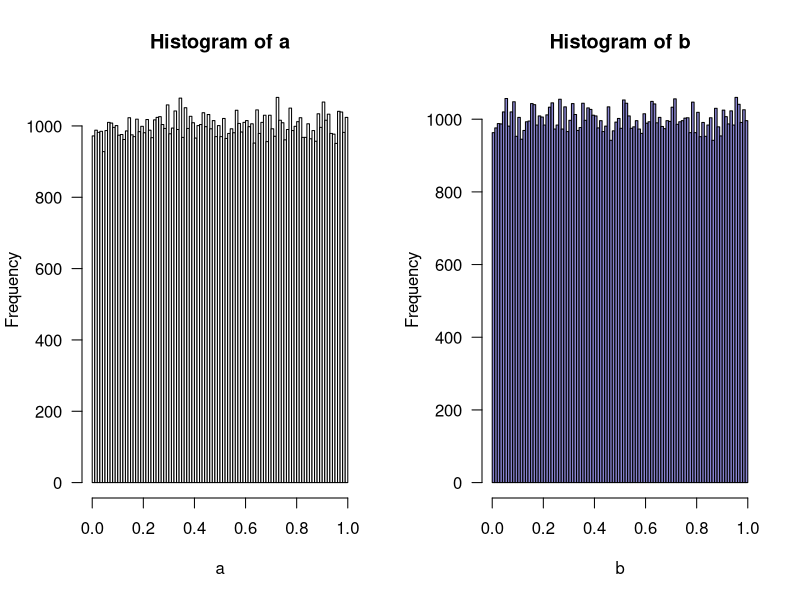
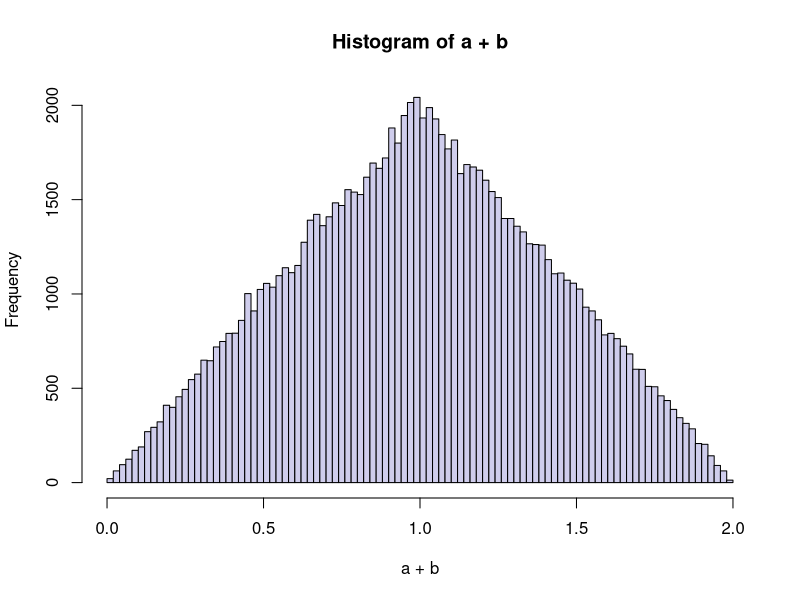
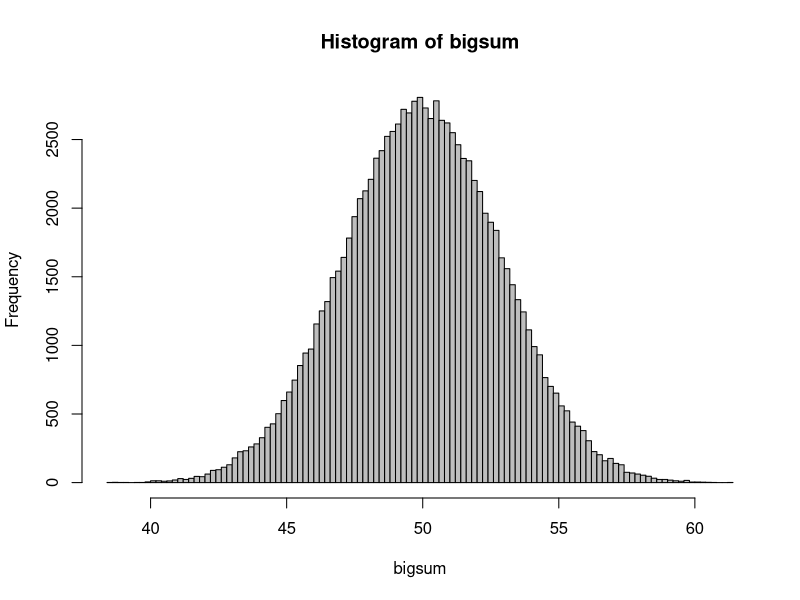
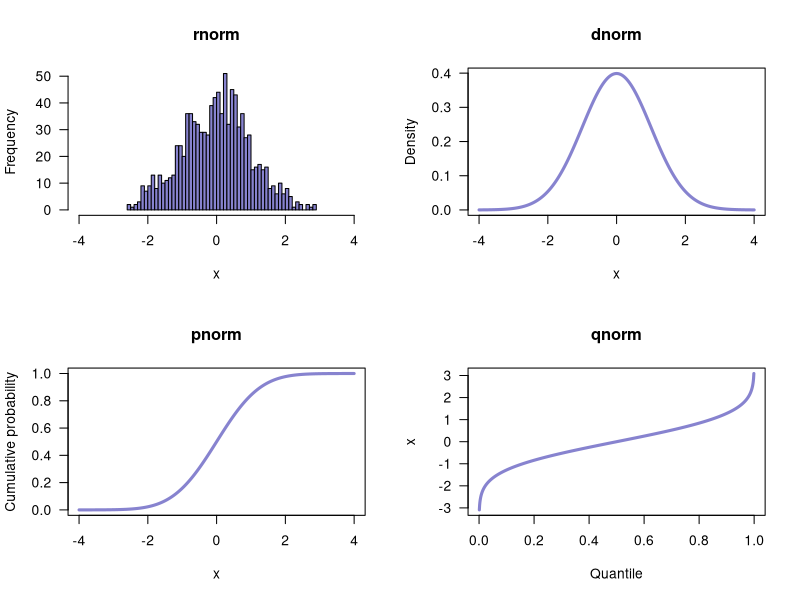
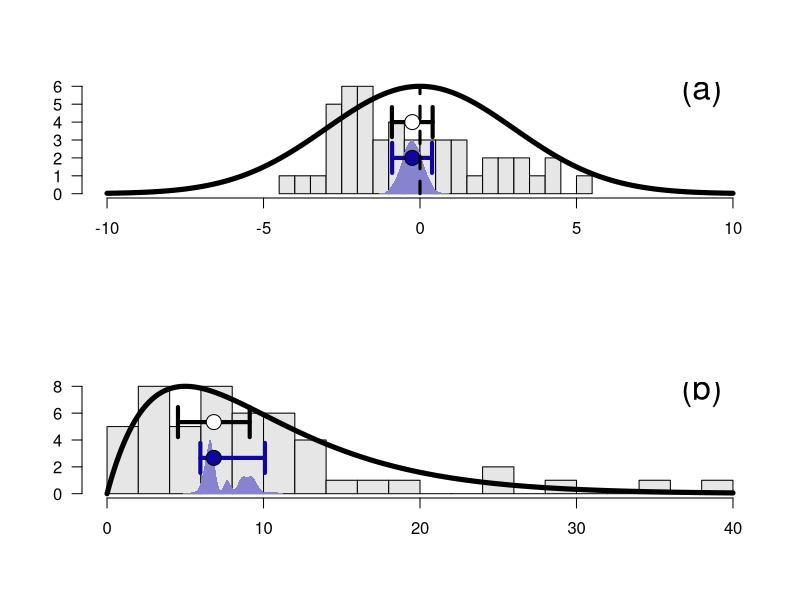
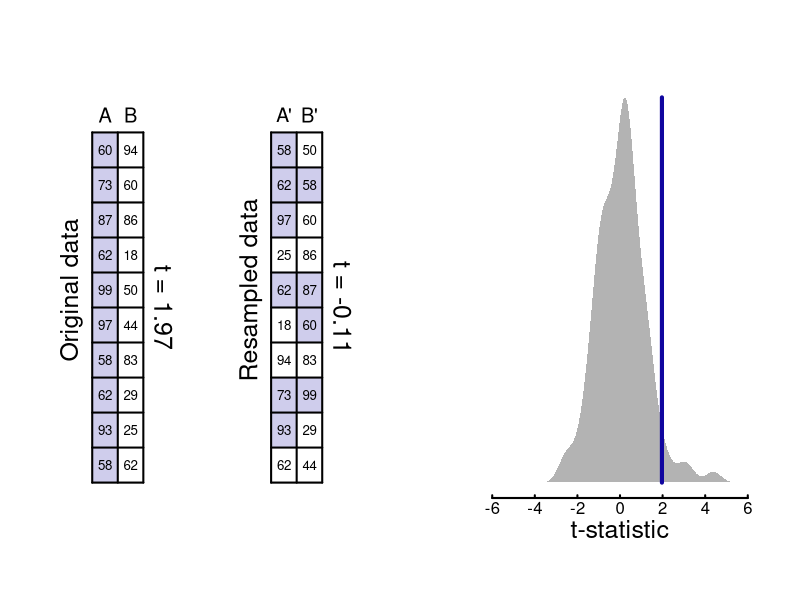
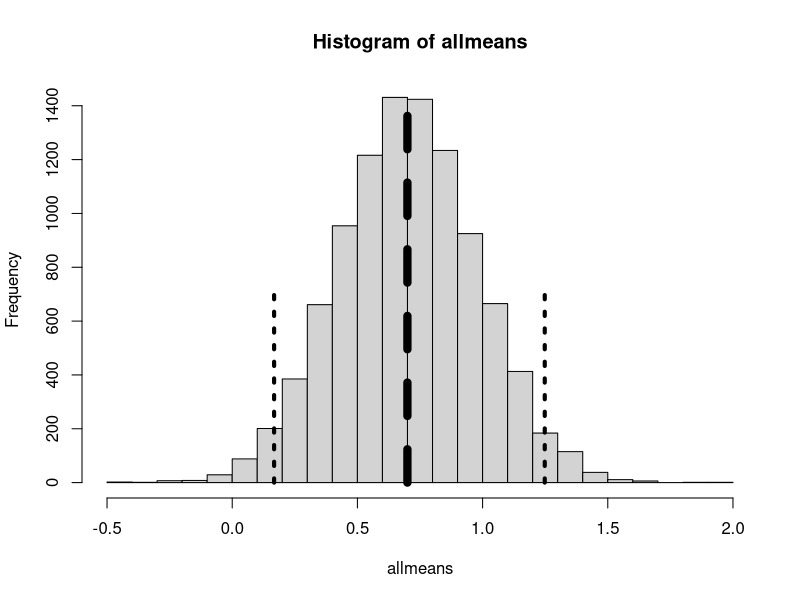
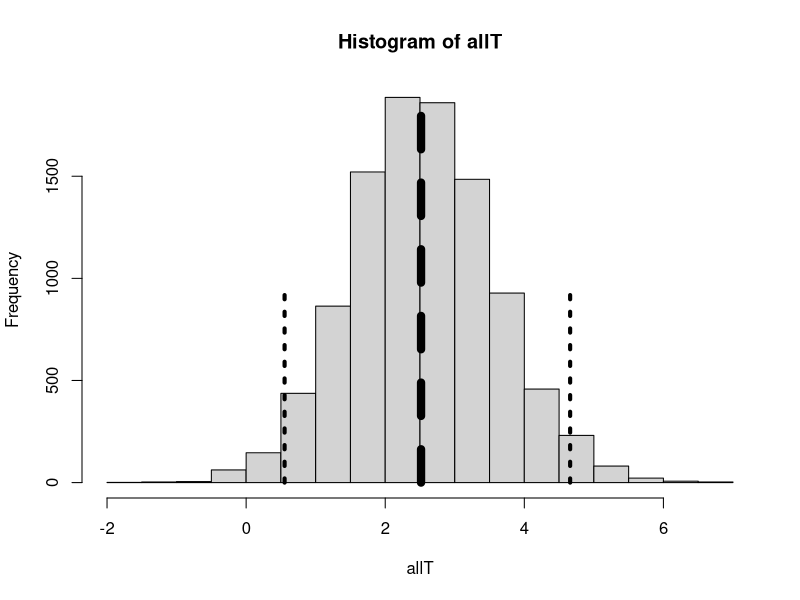

Reproduce these figures in R, in order.
outputplot <- 2  # 0 draws to the Plots window, 1 exports as eps, 2 exports as pdf
nsims <- 100  # global value for any stochastic simulations - increase to 100000 for final run

# palette of colours used in the figures, based on Pantone blue 072
pal2tone <- c('#8783CF','#10069F','#CFCDEC')  # blue 072


# Chapter 8 figures ---------------------------------------------------------------

chapter <- 8
figno <- 1

if(outputplot==1){postscript(paste('figures/Figure ',chapter,'.',figno,'.eps',sep=''), horizontal = FALSE, onefile = FALSE, paper = "special", height = 5, width = 9)}
if(outputplot==2){pdf(paste('figures/Figure ',chapter,'.',figno,'.pdf',sep=''), bg="transparent", height = 5, width = 9)}

par(mfrow=c(1,2), las=1)

a <- runif(100000)
b <- runif(100000)
hist(a, breaks = 100, col = 'white')
hist(b, breaks = 100, col = pal2tone[1])

if(outputplot>0){dev.off()}  # this line goes after you've finished plotting (to output the example below, move it to the bottom of the script)


figno <- figno + 1
if(outputplot==1){postscript(paste('figures/Figure ',chapter,'.',figno,'.eps',sep=''), horizontal = FALSE, onefile = FALSE, paper = "special", height = 5, width = 5)}
if(outputplot==2){pdf(paste('figures/Figure ',chapter,'.',figno,'.pdf',sep=''), bg="transparent", height = 5, width = 5)}

hist(a+b, breaks = 100, col = pal2tone[3])

if(outputplot>0){dev.off()}  # this line goes after you've finished plotting (to output the example below, move it to the bottom of the script)


figno <- figno + 1
if(outputplot==1){postscript(paste('figures/Figure ',chapter,'.',figno,'.eps',sep=''), horizontal = FALSE, onefile = FALSE, paper = "special", height = 5, width = 5)}
if(outputplot==2){pdf(paste('figures/Figure ',chapter,'.',figno,'.pdf',sep=''), bg="transparent", height = 5, width = 5)}

bigsum <- runif(100000)
for (n in 1:99){bigsum <- bigsum + runif(100000)}
hist(bigsum, breaks = 100, col = 'grey')

if(outputplot>0){dev.off()}  # this line goes after you've finished plotting (to output the example below, move it to the bottom of the script)


figno <- figno + 1
if(outputplot==1){postscript(paste('figures/Figure ',chapter,'.',figno,'.eps',sep=''), horizontal = FALSE, onefile = FALSE, paper = "special", height = 9, width = 9)}
if(outputplot==2){pdf(paste('figures/Figure ',chapter,'.',figno,'.pdf',sep=''), bg="transparent", height = 9, width = 9)}

par(mfrow=c(2,2), las=1)

hist(rnorm(1000, mean=0, sd=1), breaks = 50, main='rnorm',xlab='x',ylab='Frequency',xlim=c(-4,4),col=pal2tone[1])

plot(seq(-4,4,0.001),dnorm(seq(-4,4,0.001),mean=0,sd=1),type='l',lwd=3, main='dnorm',xlab='x',ylab='Density',col=pal2tone[1])

plot(seq(-4,4,0.001),pnorm(seq(-4,4,0.001),mean=0,sd=1),type='l',lwd=3, main='pnorm',xlab='x',ylab='Cumulative probability',col=pal2tone[1])

plot(seq(0,1,0.001),qnorm(seq(0,1,0.001),mean=0,sd=1),type='l',lwd=3, main='qnorm',xlab='Quantile',ylab='x',col=pal2tone[1])

if(outputplot>0){dev.off()}  # this line goes after you've finished plotting (to output the example below, move it to the bottom of the script)



figno <- figno + 1
if(outputplot==1){postscript(paste('figures/Figure ',chapter,'.',figno,'.eps',sep=''), horizontal = FALSE, onefile = FALSE, paper = "special", height = 9, width = 6)}
if(outputplot==2){pdf(paste('figures/Figure ',chapter,'.',figno,'.pdf',sep=''), bg="transparent", height = 9, width = 6)}

set.seed(147298)

par(mfrow=c(2,1), las=1)

a <- rnorm(50, mean = 0, sd = 3)
b <- hist(a,breaks = 20,col=rgb(0.9,0.9,0.9),xlab=NULL,ylab=NULL,xlim=c(-10,10),main=NULL)

xvals <- seq(-10,10,0.1)
underlyingdist <- dnorm(xvals,mean=0,sd=3)
underlyingdist <- max(b$counts)*underlyingdist/max(underlyingdist)
lines(xvals,underlyingdist,lwd=5,lty=1)

samp95 <- 1.96*sd(a)/sqrt(length(a))
arrows(c(mean(a), mean(a)),2*c(max(b$counts),max(b$counts))/3,x1=c(mean(a)-samp95, mean(a)+samp95), y1=2*c(max(b$counts),max(b$counts))/3, length=0.15, angle=90, lwd=4)
points(mean(a),2*max(b$counts)/3,pch=21,bg='white',cex=2)

allmeans <- NULL
for (n in 1:10000){allmeans[n] <- mean(sample(a,replace=TRUE))}

bsdist <- density(allmeans)
bsdist$y <- max(b$counts)*(bsdist$y/max(bsdist$y))/2
polygon(bsdist$x, bsdist$y, col=pal2tone[1],border=NA)

ci <- quantile(allmeans, c(0.025, 0.975))
arrows(c(mean(a), mean(a)),c(max(b$counts),max(b$counts))/3,x1=ci, y1=c(max(b$counts),max(b$counts))/3, length=0.15, angle=90, lwd=4, col=pal2tone[2])
points(mean(a),max(b$counts)/3,pch=21,bg=pal2tone[2],cex=2)

lines(c(0,0),c(0,max(b$counts)),lwd=3,lty=2)

text(9,0.95*max(b$counts),'(a)',cex=2)


a <- rgamma(50, shape = 2, scale = 5)
b <- hist(a,breaks = 20,col=rgb(0.9,0.9,0.9),xlab=NULL,ylab=NULL,xlim=c(0,40),main=NULL)

xvals <- seq(0,40,0.1)
underlyingdist <- dgamma(xvals, shape = 2, scale = 5)
underlyingdist <- max(b$counts)*underlyingdist/max(underlyingdist)
lines(xvals,underlyingdist,lwd=5,lty=1)

samp95 <- 1.96*sd(a)/sqrt(length(a))
arrows(c(median(a), median(a)),2*c(max(b$counts),max(b$counts))/3,x1=c(median(a)-samp95, median(a)+samp95), y1=2*c(max(b$counts),max(b$counts))/3, length=0.15, angle=90, lwd=4)
points(median(a),2*max(b$counts)/3,pch=21,bg='white',cex=2)

allmedians <- NULL
for (n in 1:10000){allmedians[n] <- median(sample(a,replace=TRUE))}

bsdist <- density(allmedians)
bsdist$y <- max(b$counts)*(bsdist$y/max(bsdist$y))/2
polygon(bsdist$x, bsdist$y, col=pal2tone[1],border=NA)

ci <- quantile(allmedians, c(0.025, 0.975))
arrows(c(median(a), median(a)),c(max(b$counts),max(b$counts))/3,x1=ci, y1=c(max(b$counts),max(b$counts))/3, length=0.15, angle=90, lwd=4, col=pal2tone[2])
points(median(a),max(b$counts)/3,pch=21,bg=pal2tone[2],cex=2)

text(38,0.95*max(b$counts),'(b)',cex=2)

if(outputplot>0){dev.off()}  # this line goes after you've finished plotting (to output the example below, move it to the bottom of the script)


figno <- figno + 1
if(outputplot==1){postscript(paste('figures/Figure ',chapter,'.',figno,'.eps',sep=''), horizontal = FALSE, onefile = FALSE, paper = "special", height = 5, width = 9)}
if(outputplot==2){pdf(paste('figures/Figure ',chapter,'.',figno,'.pdf',sep=''), bg="transparent", height = 5, width = 9)}

par(mfrow=c(1,2), las=1)

set.seed(142978)

A <- round(100*runif(10,min=0.5))
B <- round(100*runif(10,min=0))
alldata <- c(A,B)
temp <- t.test(A,B)
rawt <- temp$statistic
rawp <- temp$p.value

plot(x=NULL,y=NULL,axes=FALSE, ann=FALSE, xlim=c(0,10), ylim=c(0,11)) 
title(ylab="Original data", line=0, cex.lab=1.5)
text(0.5,10.5,'A',cex=1.2)
text(1.5,10.5,'B',cex=1.2)

polygon(c(0,1,1,0),c(0,0,10,10),col=pal2tone[3],border=NA)
lines(c(0,0),c(0,10),lwd=2)
lines(c(1,1),c(0,10),lwd=2)
lines(c(2,2),c(0,10),lwd=2)

for (n in 0:10){
  lines(c(0,2),c(n,n),lwd=2)
}
for (n in 1:10){
  text(0.5,n-0.5,A[n],cex=0.8)
  text(1.5,n-0.5,B[n],cex=0.8)
}
text(2.8,5,paste('t =',round(rawt,digits=2)),srt=270,cex=1.5)

text(7.5,10.5,"A'",cex=1.2)
text(8.5,10.5,"B'",cex=1.2)

ivals <- sample(1:length(alldata),length(alldata))

for (n in 1:10){
  if (ivals[n]<11){polygon(c(7,8,8,7),c(n-1,n-1,n,n),col=pal2tone[3],border=NA)}
  if (ivals[n+10]<11){polygon(c(8,9,9,8),c(n-1,n-1,n,n),col=pal2tone[3],border=NA)}
  
  text(7.5,n-0.5,alldata[ivals[n]],cex=0.8)
  text(8.5,n-0.5,alldata[ivals[n+10]],cex=0.8)
}

lines(c(7,7),c(0,10),lwd=2)
lines(c(8,8),c(0,10),lwd=2)
lines(c(9,9),c(0,10),lwd=2)
for (n in 0:10){lines(c(7,9),c(n,n),lwd=2)}

temp <- t.test(alldata[ivals[1:10]],alldata[ivals[11:20]])
bst <- temp$statistic
text(9.8,5,paste('t =',round(bst,digits=2)),srt=270,cex=1.5)
text(6.2,5.5,'Resampled data',srt=90,cex=1.5)


tpop <- NULL
for (n in 1:nsims){
  rdata <- sample(alldata,length(alldata))
  temp <- t.test(rdata[1:10],rdata[11:20])
  tpop[n] <- temp$statistic
}

plot(x=NULL,y=NULL,axes=FALSE, ann=FALSE, xlim=c(-6,6), ylim=c(0,1))   
axis(1, at=seq(-6,6,2), tck=0.01, lab=F, lwd=2)   
mtext(text = seq(-6,6,2), side = 1, at=seq(-6,6,2), las=1) 
title(xlab="t-statistic", col.lab=rgb(0,0,0), line=1.2, cex.lab=1.5)

tdist <- density(tpop)
tdist$y <- tdist$y/max(tdist$y)
polygon(tdist$x, tdist$y, col=rgb(0.7,0.7,0.7), border=NA)

lines(c(rawt,rawt),c(0,1),col=pal2tone[2],lwd=4)

bp1 <- length(which(tpop>rawt))/nsims
bp2 <- length(which(abs(tpop)>abs(rawt)))/nsims

if(outputplot>0){dev.off()}  # this line goes after you've finished plotting (to output the example below, move it to the bottom of the script)



figno <- figno + 1
if(outputplot==1){postscript(paste('figures/Figure ',chapter,'.',figno,'.eps',sep=''), horizontal = FALSE, onefile = FALSE, paper = "special", height = 4.5, width = 6.5)}
if(outputplot==2){pdf(paste('figures/Figure ',chapter,'.',figno,'.pdf',sep=''), bg="transparent", height = 4.5, width = 6.5)}

data <- rnorm(100, mean=1, sd=3)   

# create an empty variable to store the resampled means
allmeans <- NULL    
# repeat the resampling lots of times
for (n in 1:10000){
  # use the sample function to resample the data, and store in rsdata
  rsdata <- sample(data,replace=TRUE)    
  # calculate the mean of the resampled data
  allmeans[n] <- mean(rsdata)           
}
CIs <- quantile(allmeans,c(0.025,0.975))

# plot a histogram of the resampled means
b <- hist(allmeans,breaks=20)   
# add a vertical line showing the true mean
lines(c(mean(data),mean(data)),c(0,max(b$counts)),col='black',lwd=8,lty=2)  
lines(CIs[c(1,1)],c(0,max(b$counts)/2),lty=3,lwd=4)  
lines(CIs[c(2,2)],c(0,max(b$counts)/2),lty=3,lwd=4)  

if(outputplot>0){dev.off()}  # this line goes after you've finished plotting (to output the example below, move it to the bottom of the script)


figno <- figno + 1
if(outputplot==1){postscript(paste('figures/Figure ',chapter,'.',figno,'.eps',sep=''), horizontal = FALSE, onefile = FALSE, paper = "special", height = 4.5, width = 6.5)}
if(outputplot==2){pdf(paste('figures/Figure ',chapter,'.',figno,'.pdf',sep=''), bg="transparent", height = 4.5, width = 6.5)}

maint <- t.test(data,mu=0) # calculate a t-statistic instead of a mean

allT <- NULL    
for (n in 1:10000){
  allT[n] <- t.test(sample(data,replace=TRUE),mu=0)$statistic}
CIs <- quantile(allT,c(0.025,0.975))

b <- hist(allT,breaks=20)   
lines(c(maint$statistic,maint$statistic),c(0,max(b$counts)),lty=2,lwd=8)  
lines(CIs[c(1,1)],c(0,max(b$counts)/2),lty=3,lwd=4)  
lines(CIs[c(2,2)],c(0,max(b$counts)/2),lty=3,lwd=4)  

if(outputplot>0){dev.off()}  # this line goes after you've finished plotting (to output the example below, move it to the bottom of the script)


figno <- figno + 1
if(outputplot==1){postscript(paste('figures/Figure ',chapter,'.',figno,'.eps',sep=''), horizontal = FALSE, onefile = FALSE, paper = "special", height = 4.5, width = 6.5)}
if(outputplot==2){pdf(paste('figures/Figure ',chapter,'.',figno,'.pdf',sep=''), bg="transparent", height = 4.5, width = 6.5)}

set.seed(4723985)
# generate a vector of 50 random values
var1 <- rnorm(50)
# generate a vector of 50 values that includes a fraction of var1
var2 <- rnorm(50) + 0.25*var1

# calculate the correlation coefficient for these two vectors
truecor <- cor(var1,var2)

nullR <- NULL
for (n in 1:10000){
  var1r <- sample(var1,50,replace=TRUE)
  var2r <- sample(var2,50,replace=TRUE)
  nullR[n] <- cor(var1r, var2r)
}

hist(nullR,breaks=20)
lines(c(truecor,truecor),c(0,1200),col=pal2tone[1],lwd=6)

if(outputplot>0){dev.off()}  # this line goes after you've finished plotting (to output the example below, move it to the bottom of the script)
